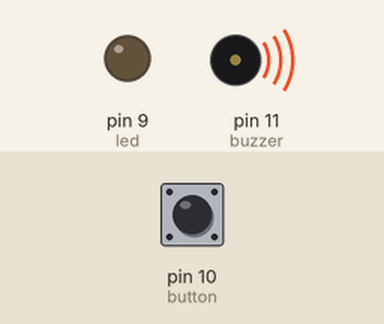
The sketch below on a simulated Arduino Uno, built with avr-gcc and run on an emulated ATmega328P. Shown: output pins drawn as LEDs (lit = HIGH), buzzer (waves = sounding, pin HIGH). The test bench sets the inputs (shaded band); at power-on: pin 10 (button) HIGH.

Above: at 1.2 s.
1.3 s: pin 10 (button) pulled LOW for 0.15 s
At 2.4 s:
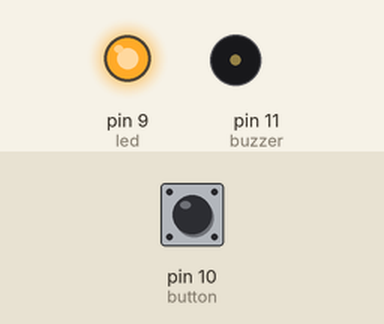
2.9 s: pin 10 (button) pulled LOW for 1 s
At 4.5 s:
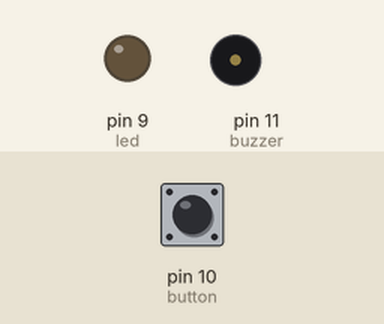
5.4 s: pin 10 (button) pulled LOW for 3.2 s
At 9.3 s:
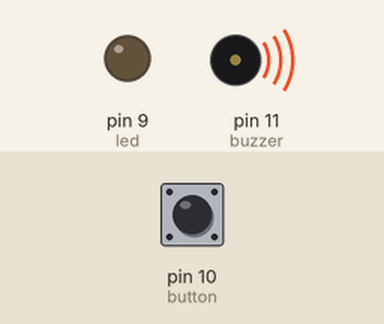
Timing chart, 0 to 10.8 s (numbered marks = the images above; inputs shaded):
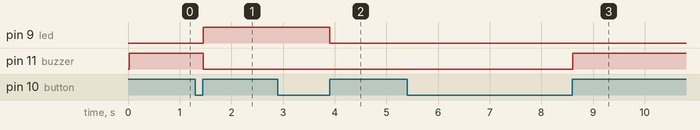

The sketch:

4.ino
```cpp
int led = 9;
int buzzer = 11;
int button= 10;

void setup() {
  pinMode(led, OUTPUT);
  pinMode(buzzer, OUTPUT);
  pinMode(button, INPUT);
}

void loop() {
  state0();
}

void state0() {
  int buttonState;
  digitalWrite(led, LOW);
  digitalWrite(buzzer, LOW);
  do{
    delay(20);
    buttonState = digitalRead(button);
  }while(buttonState == LOW);
  state1();
}

void state1() {
  int buttonState;
  digitalWrite(buzzer, HIGH);
  do{
    delay(20);
    buttonState = digitalRead(button);
  }while(buttonState == HIGH);
  state2();
}

void state2() {
  int buttonState;
  do{
    delay(20);
    buttonState = digitalRead(button);
  }while(buttonState == LOW);
  state3();
}

void state3() {
  int buttonState;
  digitalWrite(led, HIGH);
  digitalWrite(buzzer, LOW);
  do{
    delay(20);
    buttonState = digitalRead(button);
  }while(buttonState == HIGH);
  state4();
}
void state4() {
  int buttonState;
  do{
    delay(20);
    buttonState = digitalRead(button);
  }while(buttonState == LOW);
  state5();
}

void state5() {
  int buttonState;
  digitalWrite(led, LOW);
  digitalWrite(buzzer, LOW);
  do{
    delay(20);
    buttonState = digitalRead(button);
  }while(buttonState == HIGH);
  state0();
}
```

Measured:
- after the input at 1.3 s, pin 9 (led): LOW → HIGH after 0.16 s; pin 11 (buzzer): HIGH → LOW after 0.16 s
- after the input at 2.9 s, pin 9 (led): HIGH → LOW after 1.0 s
- after the input at 5.4 s, pin 11 (buzzer): LOW → HIGH after 3.2 s
